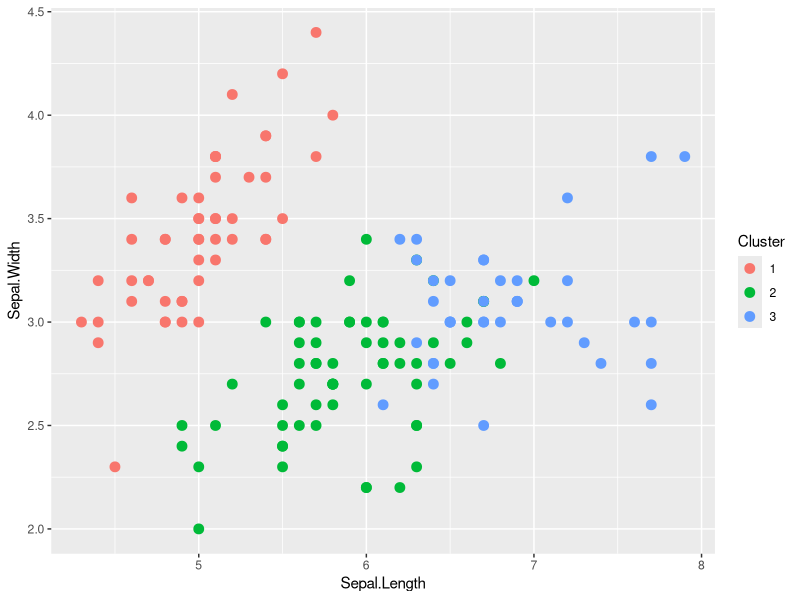

Generate this figure with R:
install.packages("ggplot2")
install.packages("dplyr")

library(ggplot2)
library(dplyr)

data(iris)

iris_k <- iris[, -5]

set.seed(123)

km <- kmeans(iris_k, centers = 3, nstart = 20)

iris_k$Cluster <- as.factor(km$cluster)

ggplot(iris_k,
       aes(x = Sepal.Length,
           y = Sepal.Width,
           color = Cluster)) +
  geom_point(size = 3)
